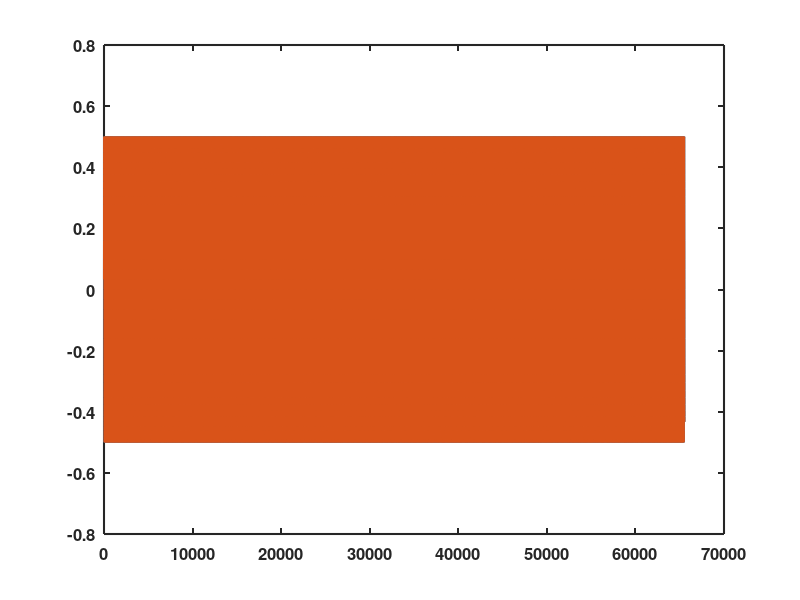
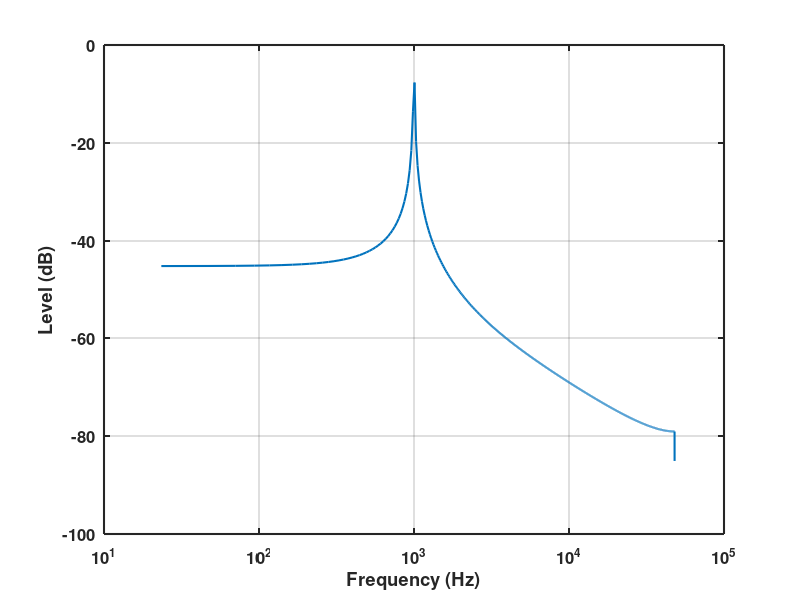

Reproduce these figures in MATLAB, in order. (Note: this script raises an error after producing the figures.)
clear all;close all;clc
set(0,'DefaultLineLineWidth',1.5);
set(0,'DefaultAxesFontSize',12);
set(0,'DefaultAxesFontWeight','bold')
set(0,'DefaultAxesLineWidth',1.5)



L = 2^16;
fs = 96000;
t = (1:L)/fs;
seg = [0.5*sin(1000*2*pi*t); 0.5*sin(1000*2*pi*t)];
seg = seg.';

figure(1)
plot(seg)

size(seg)

figure(2)
% win = flattopwin(L);
% seg2 = seg.*win;
seg2 = seg;
N = 2^12;
xdft = fft(seg2, N)/N;
xdft = xdft(1:N/2+1);
psdx = (1/(9600*N)) * abs(xdft).^2;
xdft(2:end-1) = 2*xdft(2:end-1);
fdft = fs*(0:(N/2))/N;

size(xdft)
size(fdft)

plot(fdft,20*log10(abs(xdft)))
% plot(fdft,10*log10(abs(psdx)))
grid on 
set(gca, 'XScale', 'log');
xlabel('Frequency (Hz)')
ylabel('Level (dB)')  

disp(strcat('max xdft... ', num2str(20*log10(max(abs(xdft))))))


% max(seg)
% max(abs(xdft))
% 20*log10(max(abs(xdft)))

[data_fft, freq_fft] = audio_spectrum(seg2, fs, 1, 2^12);
% disp(strcat('max(abs(data_fft))... ', num2str(20*log10(max(abs(data_fft))))))
figure(3)
audio_plotspectrum(freq_fft, data_fft, 'audio_spectrum');

disp(strcat('max(abs(data_fft))', num2str(max(abs(data_fft)))))
disp(strcat('max(abs(xdft))', num2str(max(abs(xdft)))))

segRMS = rms(seg);
disp(strcat('segRMS root 2... ', num2str(segRMS*sqrt(2))))




